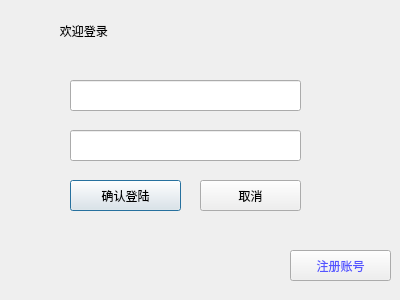
<?xml version="1.0" encoding="UTF-8"?>
<ui version="4.0">
 <class>Dialog</class>
 <widget class="QDialog" name="Dialog">
  <property name="geometry">
   <rect>
    <x>0</x>
    <y>0</y>
    <width>400</width>
    <height>300</height>
   </rect>
  </property>
  <property name="focusPolicy">
   <enum>Qt::StrongFocus</enum>
  </property>
  <property name="windowTitle">
   <string>Dialog</string>
  </property>
  <widget class="QLabel" name="label">
   <property name="geometry">
    <rect>
     <x>10</x>
     <y>10</y>
     <width>361</width>
     <height>41</height>
    </rect>
   </property>
   <property name="styleSheet">
    <string notr="true">font: 14pt &quot;Adobe Caslon Pro&quot;;
font: 20pt &quot;华文中宋&quot;;</string>
   </property>
   <property name="text">
    <string>               欢迎登录</string>
   </property>
  </widget>
  <widget class="QLineEdit" name="accountlineEdit">
   <property name="geometry">
    <rect>
     <x>70</x>
     <y>80</y>
     <width>231</width>
     <height>31</height>
    </rect>
   </property>
  </widget>
  <widget class="QLineEdit" name="passwordlineEdit">
   <property name="geometry">
    <rect>
     <x>70</x>
     <y>130</y>
     <width>231</width>
     <height>31</height>
    </rect>
   </property>
  </widget>
  <widget class="QPushButton" name="logButton">
   <property name="geometry">
    <rect>
     <x>70</x>
     <y>180</y>
     <width>111</width>
     <height>31</height>
    </rect>
   </property>
   <property name="text">
    <string>确认登陆</string>
   </property>
  </widget>
  <widget class="QPushButton" name="closeProgram">
   <property name="geometry">
    <rect>
     <x>200</x>
     <y>180</y>
     <width>101</width>
     <height>31</height>
    </rect>
   </property>
   <property name="text">
    <string>取消</string>
   </property>
  </widget>
  <widget class="QPushButton" name="registerButton">
   <property name="geometry">
    <rect>
     <x>290</x>
     <y>250</y>
     <width>101</width>
     <height>31</height>
    </rect>
   </property>
   <property name="styleSheet">
    <string notr="true">color: rgb(85, 85, 255);</string>
   </property>
   <property name="text">
    <string>注册账号</string>
   </property>
  </widget>
 </widget>
 <layoutdefault spacing="6" margin="11"/>
 <resources/>
 <connections/>
</ui>
